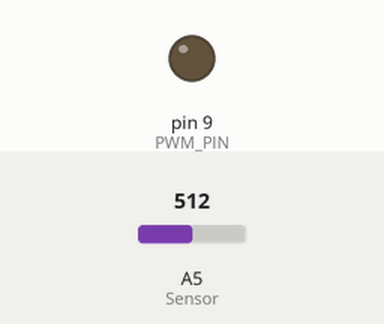
Recording of a sketch running on a simulated Arduino Uno, built with avr-gcc and run on an emulated ATmega328P. Parts: output pins drawn as LEDs (lit = HIGH). Inputs (shaded band) come from the test bench; at power-on: A5 (Sensor) = 512. What the sketch prints to the serial monitor is not drawn.

Above: at 0.1 s.
Timing chart, 0 to 61.9 s (numbered marks = the images above):
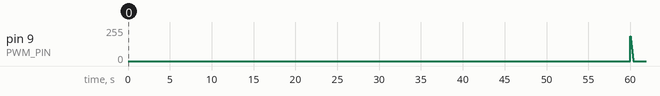

The sketch:

pi_controller_validation.ino
```cpp
//--------------------------------------------------------------------------
// SYSTEM INITIALIZATION AND CONTROL PARAMETERS
//
// This section defines all variables related to the digital control system,
// including controller gains, sampling time, signal scaling, filtering,
// and experimental setup.
//
// The system operates with a voltage-based control signal (0–5 V),
// mapped to a PWM output. The pressure measurement is acquired in volts
// and related to physical pressure units (bar) through calibration.
//
// Controller:
//   - Incremental PI controller (see PID() function)
//   - Kp: proportional gain
//   - Ti: integral time
//   - dt: sampling time
//
// NOTE:
// These parameters were defined based on experimental tuning and may be
// adjusted depending on the system configuration and operating conditions.
const int PWM_PIN = 9;
float Kp = 11.25; //22 //692.30;   // Proportional gain
float Ti = 2.13; //3.33;     // Integrative time (s)
float dt = 0.062;     	// sample time(s)
const long interval = dt*1000; //sample time(ms) minimo de 1000 para um intervalo de 1 segundo
float p=0; 		//Control signal
float p_old = 0; 	// Previous Control signal
float error=0; 		//Current error
float error_old=0;	// Previous error
float Measure = 0; 	//  Pressure Measure(V)
float delta_p= 0; 	// Signal control Delta
float SP1 = 0.042; // Set point pressure [bar]
float SP1_volt = (SP1*5)/0.344; //Setpoint Pressure [volts]
float SP1_voltDEG = 0.71;
float Measure_old = 0; 	//  Pressure Measure(V)
float delta_Measure = 0.3; // epsilon==tolerance
unsigned long previousMillis = 0; //Previous Measure Time
unsigned long currentMillis = 0;
float Measure_1 = 0; float Measure_2 =0; float Measure_3 =0; float Measure_4 =0; float Measure_5 =0; float Measure_6 = 0; float Measure_7 =0; float Measure_8 =0; float Measure_9 = 0; float Measure_10 =0;
const long controlDelayTime = 10000; // Control starts after this time
float pwm_min = 0;
float pwmOutput = 0;//map(p, 0, 5, pwm_min, 255);
//--------------------------------------------------------------------------


//--------------------------------------------------------------------------
//SETUP
void setup() {
  Serial.begin(9600);
  pinMode(PWM_PIN, OUTPUT);
  }
//--------------------------------------------------------------------------


//--------------------------------------------------------------------------
// DIGITAL PID CONTROL LAW (INCREMENTAL FORM)
//
// This function implements a discrete-time PI controller using the
// incremental formulation:
//
//   Δp_k = Kp * (e_k - e_{k-1}) + (Kp * dt / Ti) * e_k
//   p_k  = p_{k-1} + Δp_k
//
// where:
//   e_k  -> current error (setpoint - measured value)
//   p_k  -> control signal (output voltage)
//
// NOTE (IMPORTANT FOR EXPERIMENTAL PROCEDURE):
// To perform open-loop step tests for controller tuning, the PID
// action can be disabled by:
//   (1) commenting the control update line:   p = p_old + delta_p;
//   (2) uncommenting the line:               p = 5;
//
// This forces a manual step input to the system, allowing data
// acquisition for parameter identification using the workflow
// "Optimazed algorithm".
void PID() {
  error = SP1_voltDEG - Measure; // Control error (V)
  if (millis() < controlDelayTime) {
    p = 0.0;  // Output forced to 0 V during startup delay
  }
  else {
    delta_p = Kp * (error - error_old) + (Kp * dt / Ti) * error;
    p = p_old + delta_p;
    // p = 5; // Uncomment to apply a manual step input (open-loop test)
  }
  p = constrain(p, 0, 5); // Saturation (actuator limits)
  p_old = p;      // Update previous control signal
  error_old = error; // Update previous error
}
//--------------------------------------------------------------------------


//--------------------------------------------------------------------------
// MAIN LOOP: EXPERIMENTAL VALIDATION OF THE TUNED CONTROLLER
//
// This loop was used to experimentally validate the PI parameters obtained
// from the tuning script. After the controller gains were determined from
// the system identification and tuning procedure, they were inserted into
// the digital control law implemented in the PID() function.
//
// To assess whether the real system reproduced the behavior predicted by
// simulation, a sequence of setpoint changes was applied during runtime.
// These step variations were used to evaluate the closed-loop response in
// terms of tracking performance, transient behavior, and consistency with
// the simulated results.
//
// At each sampling instant, the measured pressure signal is acquired,
// filtered using a moving average, and then supplied to the control law.
// The resulting control signal is converted to PWM and sent to the actuator.
//
// Setpoint schedule used for validation:
//   - 0 s   to 30 s  -> 1.00 × 0.69 V
//   - 30 s  to 45 s  -> 0.50 × 0.69 V
//   - 45 s  to 60 s  -> 0.25 × 0.69 V
//   - 60 s onward    -> 0.80 × 0.69 V
//
// NOTE:
// The serial output logs time, measured signal, setpoint, and control signal,
// allowing direct comparison between experimental and simulated responses.
void loop() {
   currentMillis = millis();
  // Setpoint sequence applied for experimental validation
  if (currentMillis >= 60000) {
    SP1_voltDEG = 0.8 * 0.69;
  } else if (currentMillis >= 45000) {
    SP1_voltDEG = 0.25 * 0.69;
  } else if (currentMillis >= 30000) {
    SP1_voltDEG = 0.5 * 0.69;
  } else if (currentMillis >= 0) {
    SP1_voltDEG = 1.0 * 0.69;
  }
  if (currentMillis - previousMillis >= interval) {
    Measure = (analogRead(A5) * 5.0) / 1023.0; // Sensor output (0–5 V)
    // Moving average filter
    Measure_1 = Measure_2;
    Measure_2 = Measure_3;
    Measure_3 = Measure_4;
    Measure_4 = Measure_5;
    Measure_5 = Measure_6;
    Measure_6 = Measure_7;
    Measure_7 = Measure_8;
    Measure_8 = Measure_9;
    Measure_9 = Measure_10;
    Measure_10 = Measure;
    Measure = (Measure_1 + Measure_2 + Measure_3 + Measure_4 + Measure_5 +
               Measure_6 + Measure_7 + Measure_8 + Measure_9 + Measure_10) / 10;
    PID();
    previousMillis = currentMillis;
    pwmOutput = (p * 255) / 5;
    pwmOutput = constrain(pwmOutput, 0, 255);
    analogWrite(PWM_PIN, pwmOutput);
    // Serial output for data logging and post-processing
    Serial.print("T: ");
    Serial.print(currentMillis);
    Serial.print(", Measure(v): ");
    Serial.print(Measure);
    Serial.print(", SP: ");
    Serial.print(SP1_voltDEG);
    Serial.print(", sinalcontrole: ");
    Serial.println(p);
  }
}
//--------------------------------------------------------------------------
```
